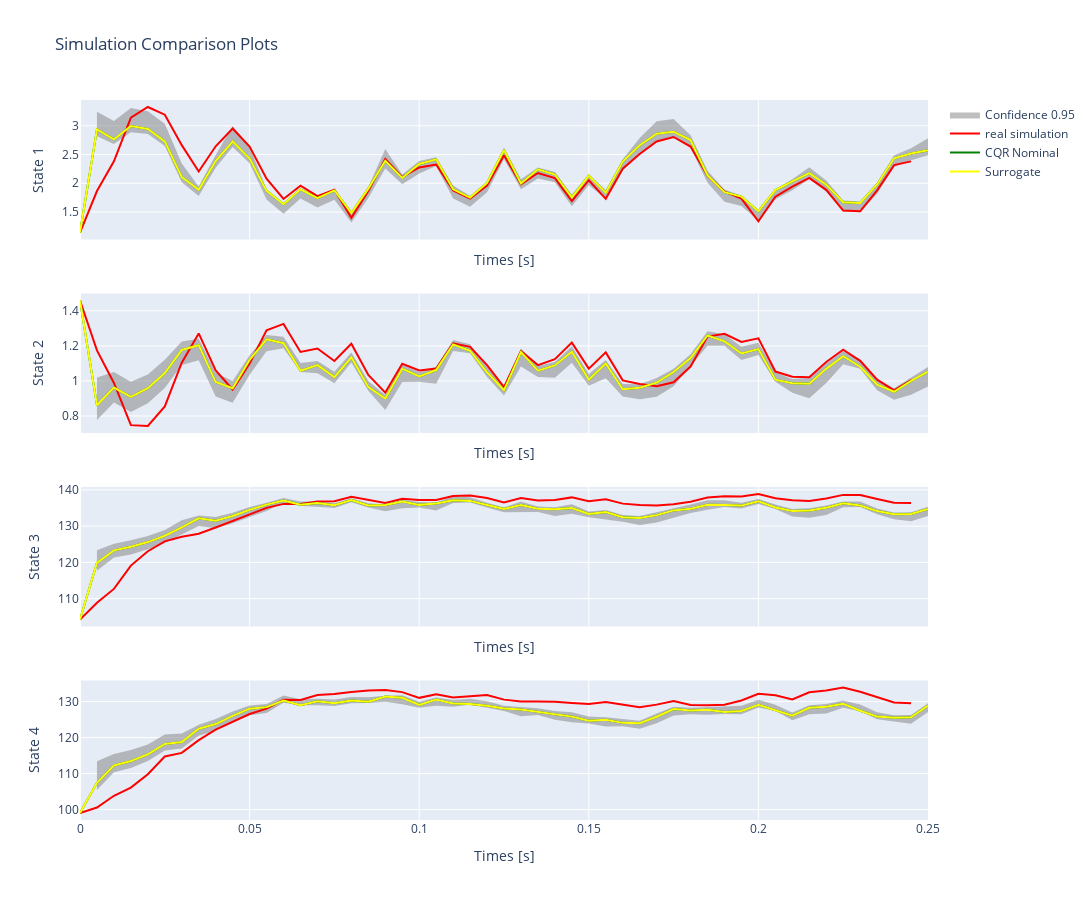

Source (notebook cell):
### Markdown cell above
# verifying simulator performance

### Code cell
# checking simulator performance
C_a0 = 0.8 # This is the initial concentration inside the tank [mol/l]
C_b0 = 0.5 # This is the controlled variable [mol/l]
T_R0 = 134.14 #[C]
T_K0 = 130.0 #[C]

#C_a0 = 0
#C_b0 = 0
#T_R0 = 387.05
#T_J0 = 387.05

x_init = np.random.uniform(cstr_system.lbx, cstr_system.ubx).reshape((1, -1))
dm.check_simulator(system=cstr_system, iter= 50, x_init=x_init)
